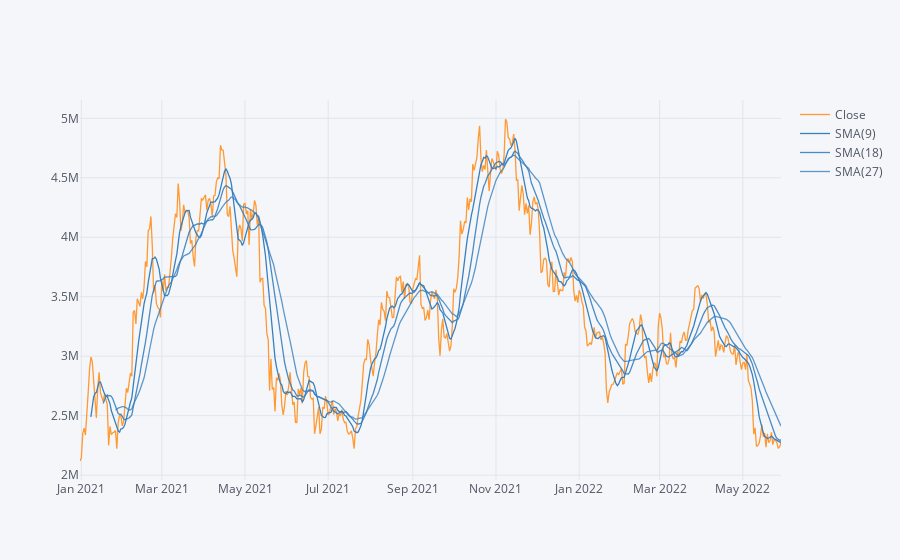

The cell this chart's notebook holds for it:
### Code cell
df['Close'].loc['2020-12-30':'2022-12-30'].ta_plot(study='sma',periods=[9,18,27])

### Figure 1 — Plotly figure (JSON) as saved in the notebook; plotly's stock layout.template omitted (floating-point values rounded to 4 significant figures; data arrays with more than 128 entries replaced by an {"elided": "..."} marker saying what was removed)
{"data": [{"line": {"color": "rgba(255, 153, 51, 1.0)", "dash": "solid", "shape": "linear", "width": 1.3}, "mode": "lines", "name": "Close", "text": "", "type": "scatter", "x": {"elided": "515 str values"}, "y": {"elided": "515 float values"}}, {"line": {"color": "rgba(55, 128, 191, 1.0)", "dash": "solid", "shape": "linear", "width": 1.3}, "mode": "lines", "name": "SMA(9)", "text": "", "type": "scatter", "x": {"elided": "515 str values"}, "y": {"elided": "515 mixed values"}}, {"line": {"color": "rgba(55, 128, 191, 0.8999999999999999)", "dash": "solid", "shape": "linear", "width": 1.3}, "mode": "lines", "name": "SMA(18)", "text": "", "type": "scatter", "x": {"elided": "515 str values"}, "y": {"elided": "515 mixed values"}}, {"line": {"color": "rgba(55, 128, 191, 0.7999999999999998)", "dash": "solid", "shape": "linear", "width": 1.3}, "mode": "lines", "name": "SMA(27)", "text": "", "type": "scatter", "x": {"elided": "515 str values"}, "y": {"elided": "515 mixed values"}}], "layout": {"legend": {"bgcolor": "#F5F6F9", "font": {"color": "#4D5663"}}, "paper_bgcolor": "#F5F6F9", "plot_bgcolor": "#F5F6F9", "title": {"font": {"color": "#4D5663"}}, "xaxis": {"gridcolor": "#E1E5ED", "showgrid": true, "tickfont": {"color": "#4D5663"}, "title": {"font": {"color": "#4D5663"}, "text": ""}, "zerolinecolor": "#E1E5ED"}, "yaxis": {"gridcolor": "#E1E5ED", "showgrid": true, "tickfont": {"color": "#4D5663"}, "title": {"font": {"color": "#4D5663"}, "text": ""}, "zerolinecolor": "#E1E5ED"}}}
